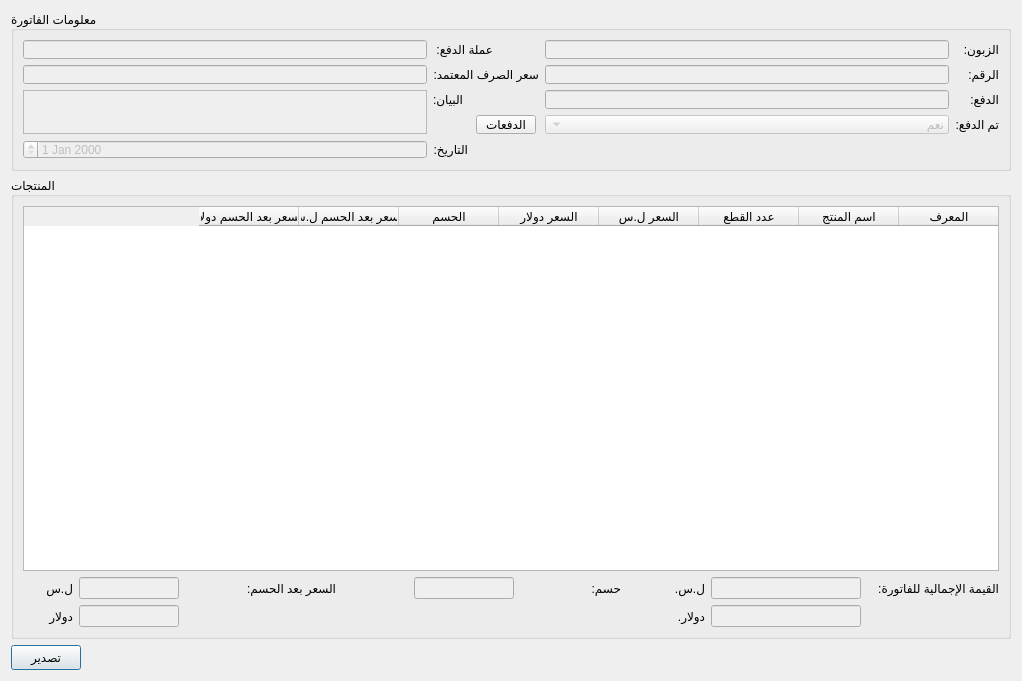
<?xml version="1.0" encoding="UTF-8"?>
<ui version="4.0">
 <class>OutDirectInvoiceView</class>
 <widget class="QDialog" name="OutDirectInvoiceView">
  <property name="geometry">
   <rect>
    <x>0</x>
    <y>0</y>
    <width>1022</width>
    <height>681</height>
   </rect>
  </property>
  <property name="windowTitle">
   <string>فاتورة بيع مباشر</string>
  </property>
  <property name="windowIcon">
   <iconset>
    <normaloff>graphics/icon.xpm</normaloff>graphics/icon.xpm</iconset>
  </property>
  <layout class="QGridLayout" name="gridLayout_3">
   <item row="2" column="0">
    <widget class="QPushButton" name="export_btn">
     <property name="minimumSize">
      <size>
       <width>0</width>
       <height>25</height>
      </size>
     </property>
     <property name="maximumSize">
      <size>
       <width>70</width>
       <height>16777215</height>
      </size>
     </property>
     <property name="text">
      <string>تصدير</string>
     </property>
    </widget>
   </item>
   <item row="1" column="0">
    <widget class="QGroupBox" name="groupBox_2">
     <property name="title">
      <string>المنتجات</string>
     </property>
     <layout class="QGridLayout" name="gridLayout_4">
      <item row="3" column="0">
       <widget class="QLabel" name="label_22">
        <property name="maximumSize">
         <size>
          <width>50</width>
          <height>16777215</height>
         </size>
        </property>
        <property name="text">
         <string>دولار</string>
        </property>
       </widget>
      </item>
      <item row="2" column="9" colspan="2">
       <widget class="QLineEdit" name="result_sp_input">
        <property name="enabled">
         <bool>false</bool>
        </property>
        <property name="maximumSize">
         <size>
          <width>150</width>
          <height>16777215</height>
         </size>
        </property>
       </widget>
      </item>
      <item row="2" column="1" colspan="2">
       <widget class="QLineEdit" name="result_after_discount_sp_input">
        <property name="enabled">
         <bool>false</bool>
        </property>
        <property name="sizePolicy">
         <sizepolicy hsizetype="Minimum" vsizetype="Fixed">
          <horstretch>0</horstretch>
          <verstretch>0</verstretch>
         </sizepolicy>
        </property>
        <property name="maximumSize">
         <size>
          <width>100</width>
          <height>16777215</height>
         </size>
        </property>
       </widget>
      </item>
      <item row="2" column="11">
       <widget class="QLabel" name="label_8">
        <property name="text">
         <string>القيمة الإجمالية للفاتورة:</string>
        </property>
       </widget>
      </item>
      <item row="3" column="1" colspan="2">
       <widget class="QLineEdit" name="result_after_discount_usd_input">
        <property name="enabled">
         <bool>false</bool>
        </property>
        <property name="sizePolicy">
         <sizepolicy hsizetype="Minimum" vsizetype="Fixed">
          <horstretch>0</horstretch>
          <verstretch>0</verstretch>
         </sizepolicy>
        </property>
        <property name="maximumSize">
         <size>
          <width>100</width>
          <height>16777215</height>
         </size>
        </property>
       </widget>
      </item>
      <item row="2" column="7">
       <widget class="QLabel" name="label_23">
        <property name="maximumSize">
         <size>
          <width>40</width>
          <height>16777215</height>
         </size>
        </property>
        <property name="text">
         <string>حسم:</string>
        </property>
       </widget>
      </item>
      <item row="2" column="3" colspan="2">
       <widget class="QLabel" name="label_20">
        <property name="maximumSize">
         <size>
          <width>90</width>
          <height>16777215</height>
         </size>
        </property>
        <property name="text">
         <string>السعر بعد الحسم:</string>
        </property>
       </widget>
      </item>
      <item row="2" column="5" colspan="2">
       <widget class="QLineEdit" name="result_discount_input">
        <property name="enabled">
         <bool>false</bool>
        </property>
        <property name="sizePolicy">
         <sizepolicy hsizetype="Minimum" vsizetype="Fixed">
          <horstretch>0</horstretch>
          <verstretch>0</verstretch>
         </sizepolicy>
        </property>
        <property name="maximumSize">
         <size>
          <width>100</width>
          <height>16777215</height>
         </size>
        </property>
       </widget>
      </item>
      <item row="3" column="8">
       <widget class="QLabel" name="label_10">
        <property name="text">
         <string>دولار.</string>
        </property>
       </widget>
      </item>
      <item row="2" column="0">
       <widget class="QLabel" name="label_21">
        <property name="maximumSize">
         <size>
          <width>50</width>
          <height>16777215</height>
         </size>
        </property>
        <property name="text">
         <string>ل.س</string>
        </property>
       </widget>
      </item>
      <item row="3" column="9" colspan="2">
       <widget class="QLineEdit" name="result_usd_input">
        <property name="enabled">
         <bool>false</bool>
        </property>
        <property name="maximumSize">
         <size>
          <width>150</width>
          <height>16777215</height>
         </size>
        </property>
       </widget>
      </item>
      <item row="2" column="8">
       <widget class="QLabel" name="label_9">
        <property name="text">
         <string>ل.س.</string>
        </property>
       </widget>
      </item>
      <item row="1" column="0" colspan="12">
       <widget class="QTableWidget" name="items_table">
        <property name="maximumSize">
         <size>
          <width>16777215</width>
          <height>500</height>
         </size>
        </property>
        <property name="layoutDirection">
         <enum>Qt::RightToLeft</enum>
        </property>
        <column>
         <property name="text">
          <string>المعرف</string>
         </property>
         <property name="font">
          <font>
           <kerning>true</kerning>
          </font>
         </property>
        </column>
        <column>
         <property name="text">
          <string>اسم المنتج</string>
         </property>
        </column>
        <column>
         <property name="text">
          <string>عدد القطع</string>
         </property>
        </column>
        <column>
         <property name="text">
          <string>السعر ل.س</string>
         </property>
        </column>
        <column>
         <property name="text">
          <string>السعر دولار</string>
         </property>
        </column>
        <column>
         <property name="text">
          <string>الحسم</string>
         </property>
        </column>
        <column>
         <property name="text">
          <string>السعر بعد الحسم ل.س</string>
         </property>
        </column>
        <column>
         <property name="text">
          <string>السعر بعد الحسم دولار</string>
         </property>
        </column>
       </widget>
      </item>
     </layout>
    </widget>
   </item>
   <item row="0" column="0">
    <widget class="QGroupBox" name="groupBox">
     <property name="maximumSize">
      <size>
       <width>16777215</width>
       <height>160</height>
      </size>
     </property>
     <property name="title">
      <string>معلومات الفاتورة</string>
     </property>
     <layout class="QGridLayout" name="gridLayout">
      <item row="0" column="0">
       <widget class="QLineEdit" name="currency_input">
        <property name="enabled">
         <bool>false</bool>
        </property>
       </widget>
      </item>
      <item row="0" column="1" colspan="2">
       <widget class="QLabel" name="label_25">
        <property name="maximumSize">
         <size>
          <width>60</width>
          <height>16777215</height>
         </size>
        </property>
        <property name="text">
         <string>عملة الدفع:</string>
        </property>
       </widget>
      </item>
      <item row="0" column="3">
       <widget class="QLineEdit" name="client_input">
        <property name="enabled">
         <bool>false</bool>
        </property>
       </widget>
      </item>
      <item row="0" column="4">
       <widget class="QLabel" name="label">
        <property name="text">
         <string>الزبون:</string>
        </property>
       </widget>
      </item>
      <item row="1" column="0">
       <widget class="QLineEdit" name="exchange_input">
        <property name="enabled">
         <bool>false</bool>
        </property>
       </widget>
      </item>
      <item row="1" column="1" colspan="2">
       <widget class="QLabel" name="label_4">
        <property name="text">
         <string>سعر الصرف المعتمد:</string>
        </property>
       </widget>
      </item>
      <item row="1" column="3">
       <widget class="QLineEdit" name="number_input">
        <property name="enabled">
         <bool>false</bool>
        </property>
       </widget>
      </item>
      <item row="1" column="4">
       <widget class="QLabel" name="label_2">
        <property name="text">
         <string>الرقم:</string>
        </property>
       </widget>
      </item>
      <item row="2" column="0" rowspan="2">
       <widget class="QTextEdit" name="statement_input">
        <property name="enabled">
         <bool>false</bool>
        </property>
       </widget>
      </item>
      <item row="2" column="1">
       <widget class="QLabel" name="label_5">
        <property name="maximumSize">
         <size>
          <width>30</width>
          <height>16777215</height>
         </size>
        </property>
        <property name="text">
         <string>البيان:</string>
        </property>
       </widget>
      </item>
      <item row="2" column="3">
       <widget class="QLineEdit" name="payment_input">
        <property name="enabled">
         <bool>false</bool>
        </property>
       </widget>
      </item>
      <item row="2" column="4">
       <widget class="QLabel" name="label_3">
        <property name="text">
         <string>الدفع:</string>
        </property>
       </widget>
      </item>
      <item row="3" column="2">
       <widget class="QPushButton" name="payments_btn">
        <property name="enabled">
         <bool>true</bool>
        </property>
        <property name="maximumSize">
         <size>
          <width>60</width>
          <height>16777215</height>
         </size>
        </property>
        <property name="text">
         <string>الدفعات</string>
        </property>
       </widget>
      </item>
      <item row="3" column="3">
       <widget class="QComboBox" name="paid_input">
        <property name="enabled">
         <bool>false</bool>
        </property>
        <property name="layoutDirection">
         <enum>Qt::RightToLeft</enum>
        </property>
        <item>
         <property name="text">
          <string>نعم</string>
         </property>
        </item>
        <item>
         <property name="text">
          <string>لا</string>
         </property>
        </item>
       </widget>
      </item>
      <item row="3" column="4">
       <widget class="QLabel" name="label_24">
        <property name="text">
         <string>تم الدفع:</string>
        </property>
       </widget>
      </item>
      <item row="4" column="0">
       <widget class="QDateEdit" name="date_input">
        <property name="enabled">
         <bool>false</bool>
        </property>
        <property name="layoutDirection">
         <enum>Qt::RightToLeft</enum>
        </property>
       </widget>
      </item>
      <item row="4" column="1">
       <widget class="QLabel" name="label_12">
        <property name="maximumSize">
         <size>
          <width>35</width>
          <height>16777215</height>
         </size>
        </property>
        <property name="text">
         <string>التاريخ:</string>
        </property>
       </widget>
      </item>
     </layout>
    </widget>
   </item>
  </layout>
 </widget>
 <resources/>
 <connections/>
</ui>
